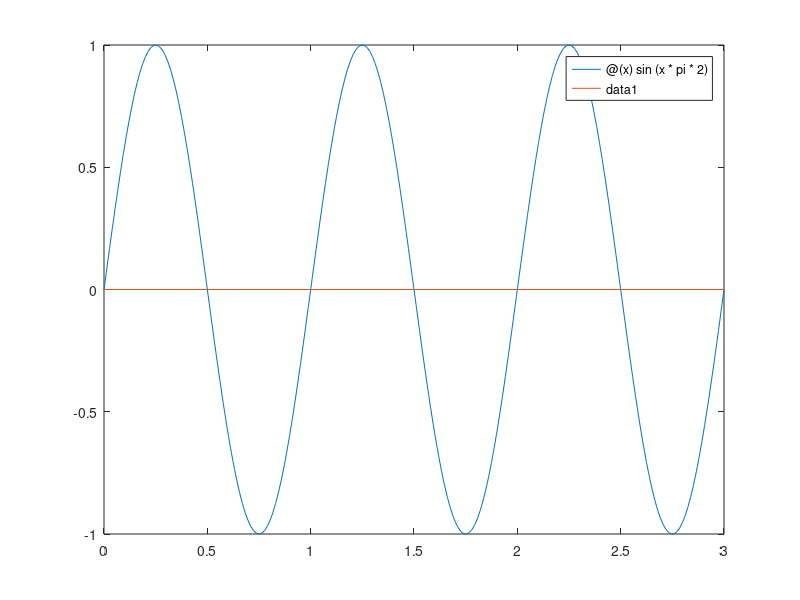

This figure's MATLAB source: (Note: this script raises an error after producing the figure.)
fplot(@(x) sin(x*pi*2), [0, 3]);
line([0 3], [0 0]);
format_waveform_plot();
set(gca(), 'ytick', []);
set(gca(), 'ylabel', 'Amplitude');
